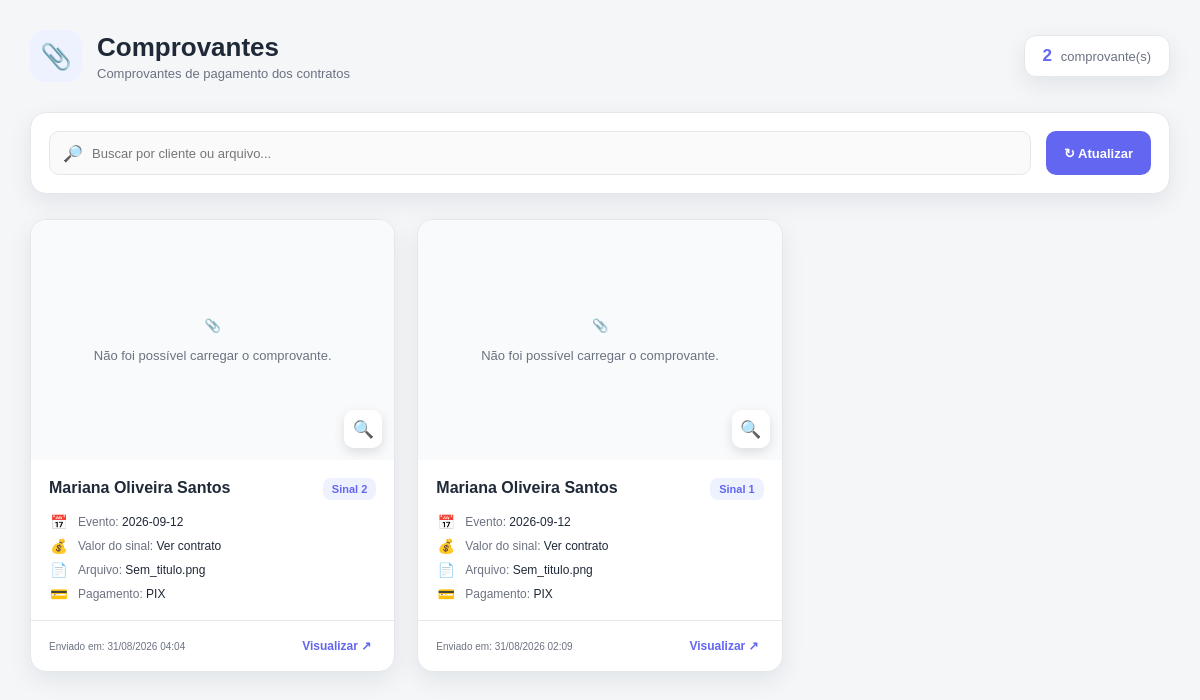
The app's page /comprovantes (signed in), older data.
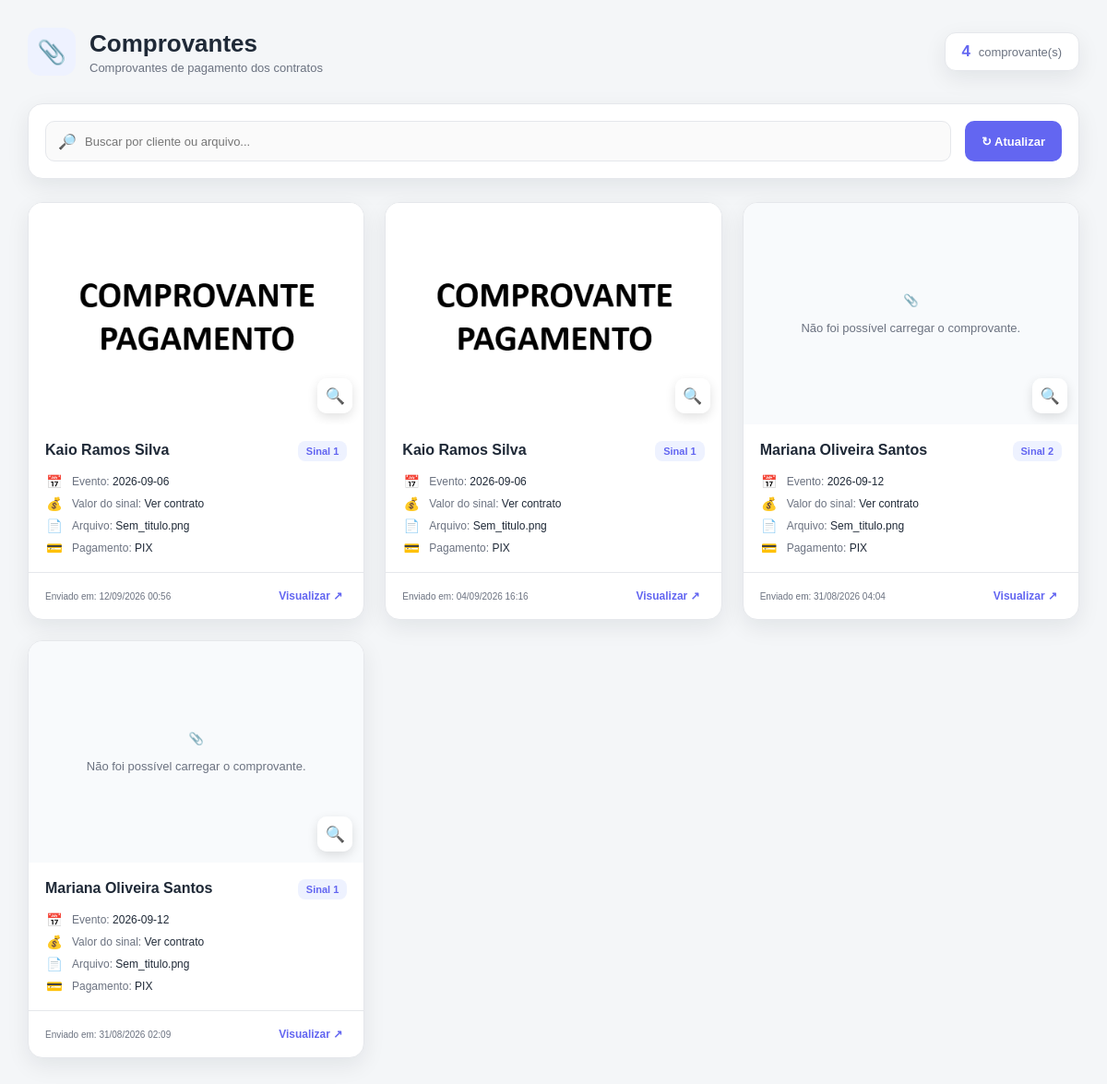
The same page, newer data.
### app.py (models this page shows)
class Comprovante(db.Model):
    __tablename__ = "comprovantes"
    id = db.Column(
        db.Integer,
        primary_key=True
    )
    contrato_id = db.Column(
        db.Integer,
        db.ForeignKey("contratos.id"),
        nullable=False
    )
    salao_id = db.Column(
        db.Integer,
        db.ForeignKey("saloes.id"),
        nullable=False
    )
    sinal_index = db.Column(
        db.Integer,
        nullable=False,
        default=0
    )
    nome_arquivo = db.Column(
        db.String(255),
        nullable=False
    )
    caminho_arquivo = db.Column(
        db.String(500),
        nullable=False
    )
    criado_em = db.Column(
        db.DateTime,
        server_default=db.func.current_timestamp()
    )
    contrato = db.relationship(
        "Contrato",
        backref="comprovantes",
        lazy=True
    )

class Contrato(db.Model):
    __tablename__ = "contratos"
    id = db.Column(db.Integer, primary_key=True)
    salao_id = db.Column(
        db.Integer,
        db.ForeignKey("saloes.id"),
        nullable=False
    )
    cliente = db.Column(db.String(150))
    telefone = db.Column(db.String(30))
    email = db.Column(db.String(150))
    cpf = db.Column(db.String(20))
    aniversariante = db.Column(db.String(150))
    data_evento = db.Column(db.String(20))
    data_aniversario = db.Column(db.String(20))
    hora_inicio = db.Column(db.String(10))
    hora_fim = db.Column(db.String(10))
    responsavel1 = db.Column(db.String(150))
    responsavel2 = db.Column(db.String(150))
    convidados = db.Column(db.Integer)
    pacote = db.Column(db.String(100))
    convidado_extra = db.Column(db.Boolean, default=False)
    qtd_extra = db.Column(db.Integer, default=0)
    valor_extra = db.Column(db.Float, default=0)
    forma_pagamento = db.Column(db.String(50))
    desconto = db.Column(db.String(20))
    valor_total = db.Column(db.Float)
    valor_pago = db.Column(db.Float)
    valor_restante = db.Column(db.Float)
    sinais = db.Column(db.Text)
    observacoes = db.Column(db.Text)
    status = db.Column(
        db.String(30),
        default="Aberto"
    )
    criado_em = db.Column(
    db.DateTime,
    server_default=db.func.current_timestamp()
)
    dados_contrato = db.Column(db.Text)

### app.py (the view)
@app.route("/comprovantes")
def comprovantes():
    if "salao_id" not in session:
        return redirect("/login")
    lista = Comprovante.query.filter_by(
        salao_id=session["salao_id"]
    ).order_by(
        Comprovante.criado_em.desc()
    ).all()
    return render_template(
        "comprovantes.html",
        comprovantes=lista
    )

### templates/comprovantes.html (shortened to what this page needs)
<!DOCTYPE html>
<html lang="pt-BR">
<head>
</head>
<body>
<div class="container">
    <header class="page-header">
        <div class="titulo-area">
            <div class="icone-titulo">
                📎
            </div>
            <div>
                <h1>
                    Comprovantes
                </h1>
                <p>
                    Comprovantes de pagamento
                    dos contratos
                </p>
            </div>
        </div>
        <div class="contador">
            <strong>
                {{ comprovantes|length }}
            </strong>
            comprovante(s)
        </div>
    </header>
    {% if comprovantes %}
    <div class="filtros">
        <div class="campo-busca">
            <span>
                🔎
            </span>
            <input
                type="text"
                id="campoBusca"
                placeholder="Buscar por cliente ou arquivo..."
                autocomplete="off"
            >
        </div>
        <button
            type="button"
            class="btn-atualizar"
            onclick="window.location.reload()"
        >
            ↻ Atualizar
        </button>
    </div>
    <div
        class="grid-comprovantes"
        id="gridComprovantes"
    >
        {% for comprovante in comprovantes %}
        <div
            class="card-comprovante"
            data-busca="
                {{ comprovante.contrato.cliente|default('', true)|lower }}
                {{ comprovante.nome_arquivo|default('', true)|lower }}
            "
        >
            <div
                class="imagem-area"
                onclick="abrirImagem(
                    '{{ url_for(
                        'static',
                        filename=comprovante.caminho_arquivo
                    ) }}'
                )"
            >
                <img
                    src="{{ url_for(
                        'static',
                        filename=comprovante.caminho_arquivo
                    ) }}"
                    alt="Comprovante de pagamento"
                    loading="lazy"
                    onerror="imagemErro(this)"
                >
                <div class="abrir-imagem">
                    🔍
                </div>
            </div>
            <div class="informacoes">
                <div class="linha-topo">
                    <div class="cliente">
                        {{ comprovante.contrato.cliente
                           or "Cliente não informado" }}
                    </div>
                    <div class="sinal-badge">
                        Sinal
                        {{ comprovante.sinal_index + 1 }}
                    </div>
                </div>
                <div class="dados">
                    <div class="dado">
                        <span class="icone">
                            📅
                        </span>
                        <span>
                            Evento:
                            <strong>
                                {{ comprovante.contrato.data_evento
                                   or "Não informado" }}
                            </strong>
                        </span>
                    </div>
                    <div class="dado">
                        <span class="icone">
                            💰
                        </span>
                        <span>
                            Valor do sinal:
                            <strong
                                class="valor-sinal"
                                data-contrato-id="
                                    {{ comprovante.contrato_id }}
                                "
                                data-sinal-index="
                                    {{ comprovante.sinal_index }}
                                "
                            >
                                Ver contrato
                            </strong>
                        </span>
                    </div>
                    <div class="dado">
                        <span class="icone">
                            📄
                        </span>
                        <span>
                            Arquivo:
                            <strong>
                                {{ comprovante.nome_arquivo }}
                            </strong>
                        </span>
                    </div>
                    <div class="dado">
                        <span class="icone">
                            💳
                        </span>
                        <span>
                            Pagamento:
                            <strong>
                                {{ comprovante.contrato.forma_pagamento
                                   or "Não informado" }}
                            </strong>
                        </span>
                    </div>
                </div>
            </div>
            <div class="card-footer">
                <span class="data-upload">
                    Enviado em:
                    {% if comprovante.criado_em %}
                        {{ comprovante.criado_em.strftime(
                            "%d/%m/%Y %H:%M"
                        ) }}
                    {% else %}
                        Não informado
                    {% endif %}
                </span>
                <button
                    type="button"
                    class="btn-visualizar"
                    onclick="abrirImagem(
                        '{{ url_for(
                            'static',
                            filename=comprovante.caminho_arquivo
                        ) }}'
                    )"
                >
                    Visualizar ↗
                </button>
            </div>
        </div>
        {% endfor %}
    </div>
    {% endif %}
</div>
</body>
</html>

### templates/comprovantes.html (style rules this page uses)
* { box-sizing: border-box; margin: 0; padding: 0; }
:root { --bg: #F4F6F8; --white: #FFFFFF; --panel: #FFFFFF; --border: #E5E7EB; --text: #1F2937; --muted: #6B7280; --primary: #6366F1; --primary-hover: #4F46E5; --success: #16A34A; --danger: #DC2626; --shadow: 0 8px 25px rgba( 15, 23, 42, 0.08 ); --radius: 16px; }
body { font-family: "Poppins", Arial, sans-serif; background: var(--bg); color: var(--text); min-height: 100vh; padding: 30px; }
.container { width: 100%; max-width: 1400px; margin: 0 auto; }
.page-header { display: flex; justify-content: space-between; align-items: center; gap: 20px; margin-bottom: 30px; }
.titulo-area { display: flex; align-items: center; gap: 15px; }
.icone-titulo { width: 52px; height: 52px; border-radius: 14px; display: flex; align-items: center; justify-content: center; background: #EEF2FF; font-size: 25px; }
.titulo-area h1 { font-size: 26px; font-weight: 700; color: var(--text); margin-bottom: 3px; }
.titulo-area p { color: var(--muted); font-size: 13px; }
.contador { background: var(--white); border: 1px solid var(--border); border-radius: 12px; padding: 10px 18px; font-size: 13px; color: var(--muted); box-shadow: var(--shadow); }
.contador strong { color: var(--primary); font-size: 17px; margin-right: 4px; }
.filtros { background: var(--white); border: 1px solid var(--border); border-radius: var(--radius); padding: 18px; margin-bottom: 25px; box-shadow: var(--shadow); display: flex; gap: 15px; align-items: center; flex-wrap: wrap; }
.campo-busca { position: relative; flex: 1; min-width: 250px; }
.campo-busca span { position: absolute; left: 14px; top: 50%; transform: translateY(-50%); font-size: 16px; color: var(--muted); }
.campo-busca input { width: 100%; height: 44px; border: 1px solid var(--border); border-radius: 10px; padding: 0 15px 0 42px; outline: none; font-family: inherit; font-size: 13px; color: var(--text); background: #FAFAFA; transition: 0.2s; }
.btn-atualizar { height: 44px; border: none; border-radius: 10px; padding: 0 18px; background: var(--primary); color: white; font-family: inherit; font-size: 13px; font-weight: 600; cursor: pointer; transition: 0.2s; }
.grid-comprovantes { display: grid; grid-template-columns: repeat( auto-fill, minmax( 300px, 1fr ) ); gap: 22px; }
.card-comprovante { background: var(--white); border: 1px solid var(--border); border-radius: var(--radius); overflow: hidden; box-shadow: var(--shadow); transition: transform 0.2s, box-shadow 0.2s; display: flex; flex-direction: column; }
.imagem-area { width: 100%; height: 240px; background: #F8FAFC; display: flex; align-items: center; justify-content: center; overflow: hidden; cursor: pointer; position: relative; }
.imagem-area img { width: 100%; height: 100%; object-fit: cover; transition: transform 0.25s; }
.abrir-imagem { position: absolute; right: 12px; bottom: 12px; width: 38px; height: 38px; border-radius: 10px; background: rgba( 255, 255, 255, 0.95 ); display: flex; align-items: center; justify-content: center; font-size: 17px; box-shadow: 0 4px 12px rgba( 0, 0, 0, 0.12 ); }
.informacoes { padding: 18px; flex: 1; }
.linha-topo { display: flex; justify-content: space-between; align-items: flex-start; gap: 10px; margin-bottom: 14px; }
.cliente { font-size: 16px; font-weight: 700; color: var(--text); line-height: 1.3; }
.sinal-badge { white-space: nowrap; background: #EEF2FF; color: var(--primary); border-radius: 8px; padding: 5px 9px; font-size: 11px; font-weight: 600; }
.dados { display: flex; flex-direction: column; gap: 8px; }
.dado { display: flex; align-items: center; gap: 9px; color: var(--muted); font-size: 12px; }
.dado .icone { width: 20px; text-align: center; font-size: 14px; }
.dado strong { color: var(--text); font-weight: 500; }
.card-footer { border-top: 1px solid var(--border); padding: 13px 18px; display: flex; justify-content: space-between; align-items: center; gap: 10px; }
.data-upload { color: var(--muted); font-size: 10px; }
.btn-visualizar { border: none; background: transparent; color: var(--primary); font-family: inherit; font-size: 12px; font-weight: 600; cursor: pointer; padding: 5px; }

Row changes from the older to the newer data that the page shows:
added Comprovante: caminho_arquivo (picture), contrato "Kaio Ramos Silva", comprovante.sinal_index+1 "1", contrato "2026-09-06", nome_arquivo "Sem_titulo.png", contrato "PIX", criado_em "12/09/2026 00:56"
added Comprovante: caminho_arquivo (picture), contrato "Kaio Ramos Silva", comprovante.sinal_index+1 "1", contrato "2026-09-06", nome_arquivo "Sem_titulo.png", contrato "PIX", criado_em "04/09/2026 16:16"
Text that changed along with them:
{{ comprovantes|length }}: "2" → "4"
